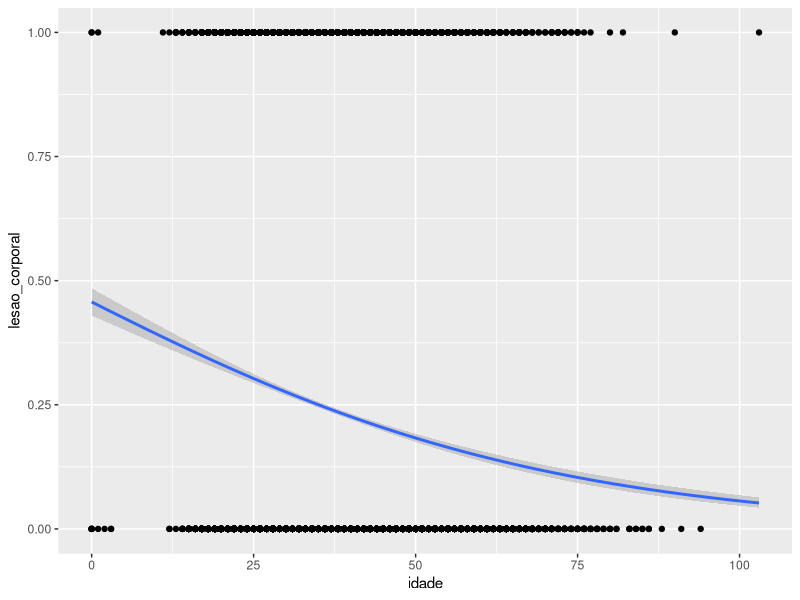

Source code (R): (Note: this script raises an error after producing the figure.)
# https://www.youtube.com/watch?v=CVL5vj1N1U8&list=WL&index=1

library(dplyr)
library(readxl)
library(tidyverse)
library(pROC)
library(rsample)  # para divisão de dados de treino e teste
library(caret)    # para validação cruzada

setwd("~/Documentos/Carlos Oliveira")

# Carrega e ajusta as variáveis
dados <- read_excel("BASE DE DADOS_RAIS 2022 TODO ESTADO.xlsx")

# Função para criar colunas binárias para cada valor único em uma coluna de texto
criar_colunas_binarias <- function(df, coluna) {
  # Verifique se existem valores NA (ausentes) na coluna
  df[[coluna]][is.na(df[[coluna]])] <- 'Ausente'
  
  # Converta a coluna para um fator
  df[[coluna]] <- as.factor(df[[coluna]])
  
  # Crie uma nova coluna para cada valor único na coluna
  df_binarios <- model.matrix(~df[[coluna]] - 1, df)
  
  # Converta a matriz de modelo em um dataframe
  df_binarios <- as.data.frame(df_binarios)
  
  # Converta 0s e 1s para inteiros (opcional, dependendo do seu caso de uso)
  df_binarios <- mutate_all(df_binarios, list(~as.integer(.)))
  
  # A matriz de modelo usa a coluna como prefixo para os nomes das colunas.
  colnames(df_binarios) <- sub("^df\\[\\[coluna\\]\\]", "", colnames(df_binarios))
  
  # Adicione essas novas colunas binárias de volta ao dataframe original
  df <- cbind(df, df_binarios)
  
  return(df)
}

# Cria coluna idade
dados$idade <- dados$`Ano do Fato` - as.numeric(dados$`Ano de Nascimento`) 

# Cria colunas binárias
dados$lesao_corporal <- as.numeric(dados$`GRUPO NATUREZA` == "Lesão corporal")
dados <- criar_colunas_binarias(dados, "Faixa Horário")
dados <- criar_colunas_binarias(dados, "Cor")
dados <- criar_colunas_binarias(dados, "MOTIVACAO")

# Seleciona variáveis
dados <- dados[, 17:50]
dados <- dados[, c(-14, -15, -18, -33)]

# Ajustando o modelo de regressão logística para todos os dados
modelo_todos <- glm(lesao_corporal ~ ., data = dados, family = binomial("logit"))
summary(modelo_todos)
anova(modelo_todos, test="Chisq")
coef(modelo_todos) %>% exp() # odds ratio

# Pseudo R2
R2 <- 1 - modelo_todos$deviance/modelo_todos$null.deviance 
R2

# Gráfico para idade
ggplot(dados, aes(x=idade, y=lesao_corporal)) + 
  geom_point() +
  geom_smooth(method = "glm", method.args = list(family = "binomial"), se = TRUE)


## Validação cruzada
# Dividindo os dados em conjuntos de treinamento e teste
set.seed(42)  # Para reprodução de resultados
data_split <- initial_split(dados, prop = 0.7)  # 70% para treino, 30% para teste
train_data <- training(data_split)
test_data <- testing(data_split)

# Ajustando o modelo de regressão logística nos dados de treinamento
modelo <- glm(lesao_corporal ~ ., data = train_data, family = binomial)
summary(modelo)

# Extrair os coeficientes do modelo (log-odds)
log_odds <- coef(modelo_cv$finalModel)

# Converter log-odds para odds
odds <- exp(log_odds)

# Converter os odds em um data frame
odds_df <- data.frame(Variable = names(odds), Odds = odds)

# Imprimir a tabela de odds
print(odds_df)

# Previsão nos dados de teste
preds <- predict(modelo, newdata = test_data, type = "response")

# Convertendo probabilidades em previsões de classe
preds_class <- ifelse(preds > 0.5, 1, 0)

# Medindo a acurácia
acuracia <- sum(preds_class == test_data$lesao_corporal) / nrow(test_data)
print(paste("Acurácia: ", acuracia))

# Calculando a AUC (área sob a curva ROC)
roc_obj <- roc(test_data$lesao_corporal, preds)
auc(roc_obj)

# Plotando a curva ROC
plot(roc_obj, print.thres="best", print.thres.best.method="closest.topleft")

# Adicionando a área sob a curva ao gráfico
text(0.7, 0.3, paste("AUC =", round(auc(roc_obj), 2)))

# Converter a variável 'lesao_corporal' para um fator com níveis "level0" e "level1"
train_data$lesao_corporal <- as.factor(ifelse(train_data$lesao_corporal == 1, "level1", "level0"))

# Realizando validação cruzada k-fold
ctrl <- trainControl(method = "cv", number = 5, classProbs = TRUE, 
                     summaryFunction = twoClassSummary)
modelo_cv <- train(lesao_corporal ~ ., data = train_data, method = "glm", 
                   family = binomial, trControl = ctrl, metric = "ROC")
print(modelo_cv)
